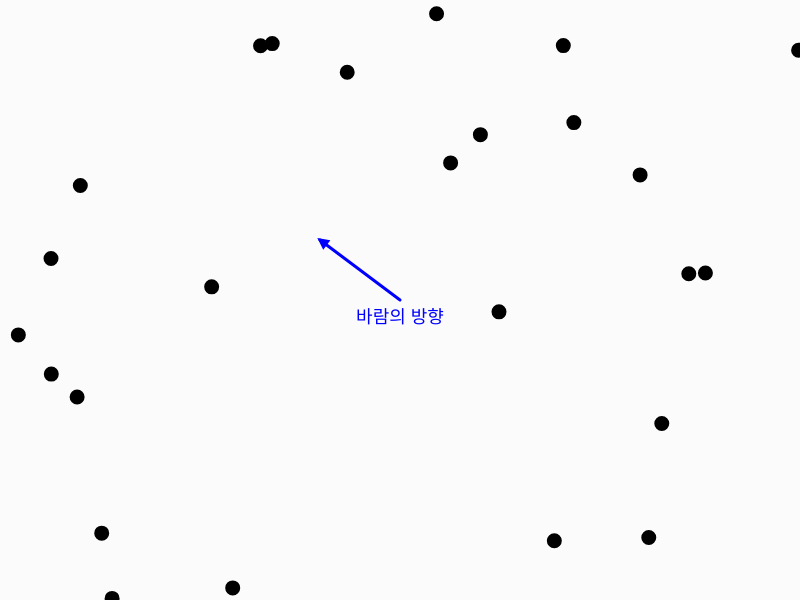
Frame 1 (no input)
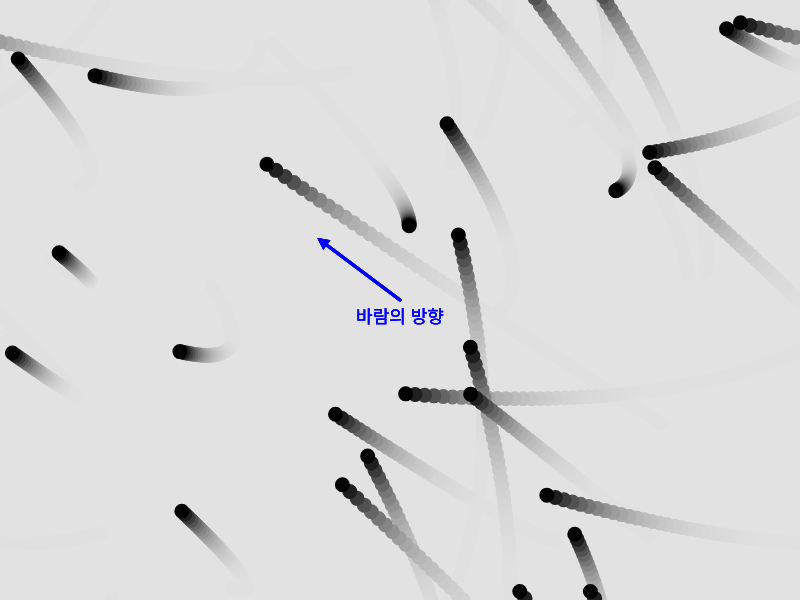
Frame 60 (no input)
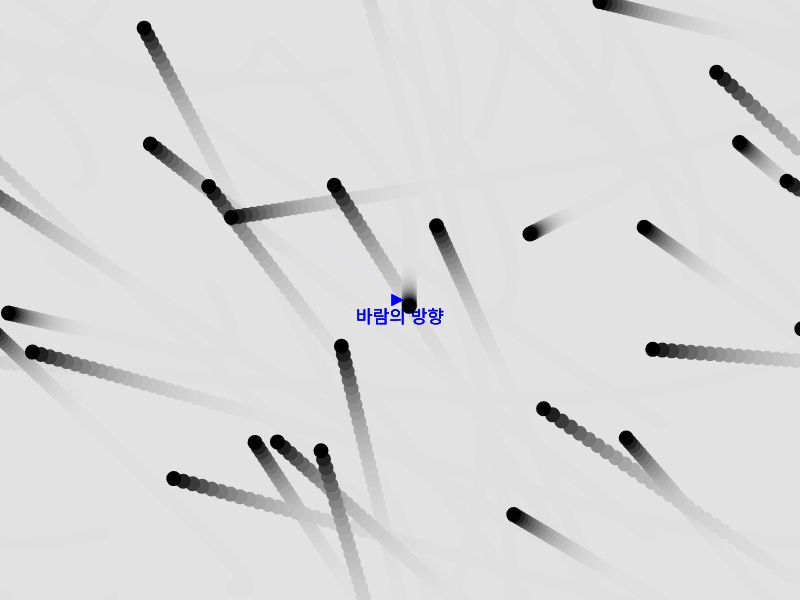
Frame 120 (the mouse pressed at the canvas centre since frame 60)

The p5.js sketch that drew these frames (run headless with seeded random() and noise() and a simulated clock; from frame 60 on, the mouse is pressed at the canvas centre):

// p5.js sketch
// ── sketch.js
let ball = [];
let ball_amount = 25;    // 공의 수량

function setup() {
  createCanvas(displayWidth, displayHeight);
  textSize(18);
  textAlign(CENTER, CENTER);
  strokeWeight(5);

  for (let i = 0; i < ball_amount; i++) {
    ball[i] = new Particle();
  }
}

function draw() {
  background(225, 35);

  let wind = createVector((mouseX-width/2) / 5000, (mouseY-height/2) / 5000);
  let center = createVector(width/2, height/2);
  let arrow = createVector(mouseX-width/2, mouseY-height/2);
  arrow.div(2);
  
  fill('blue');
  drawArrow(center, arrow.limit(100), 'blue');
  text("바람의 방향", width/2, height/2+18);
  
  for (let i = 0; i < ball_amount; i++) {
    ball[i].addForce(wind);
    ball[i].update();
    ball[i].show();
  }
}

function drawArrow(base, vec, myColor) {
  push();
  stroke(myColor);
  strokeWeight(3);
  fill(myColor);
  translate(base.x, base.y);
  line(0, 0, vec.x, vec.y);
  rotate(vec.heading());
  let arrowSize = 7;
  translate(vec.mag() - arrowSize, 0);
  triangle(0, arrowSize / 2, 0, -arrowSize / 2, arrowSize, 0);
  pop();
}
// ── Particle.js
class Particle {
  constructor(x, y) {
    this.pos = createVector(random(width), random(height));
    this.vel = createVector(random(-5, 5), random(-5, 5));
    this.acc = createVector(0, 0);

    this.c = color(0);
    this.w = 10;
  }

  addForce(aForce) {
    this.acc.add(aForce);
  }

  update() {
    this.checkEdge();
    this.vel.add(this.acc);
    this.pos.add(this.vel);
    this.acc.set(0, 0);
    
    this.vel.limit(25);
  }

  checkEdge() {
    if (this.pos.x < - this.w / 2) {
      this.pos.x = width + this.w / 2;
    }
    if (this.pos.x > width + this.w / 2) {
      this.pos.x = -this.w / 2;
    }
    if (this.pos.y < - this.w / 2) {
      this.pos.y = height + this.w / 2;
    }
    if (this.pos.y > height + this.w / 2) {
      this.pos.y = -this.w / 2;
    }
  }

  show() {
    fill(this.c);
    ellipse(this.pos.x, this.pos.y, this.w, this.w);
  }
}
